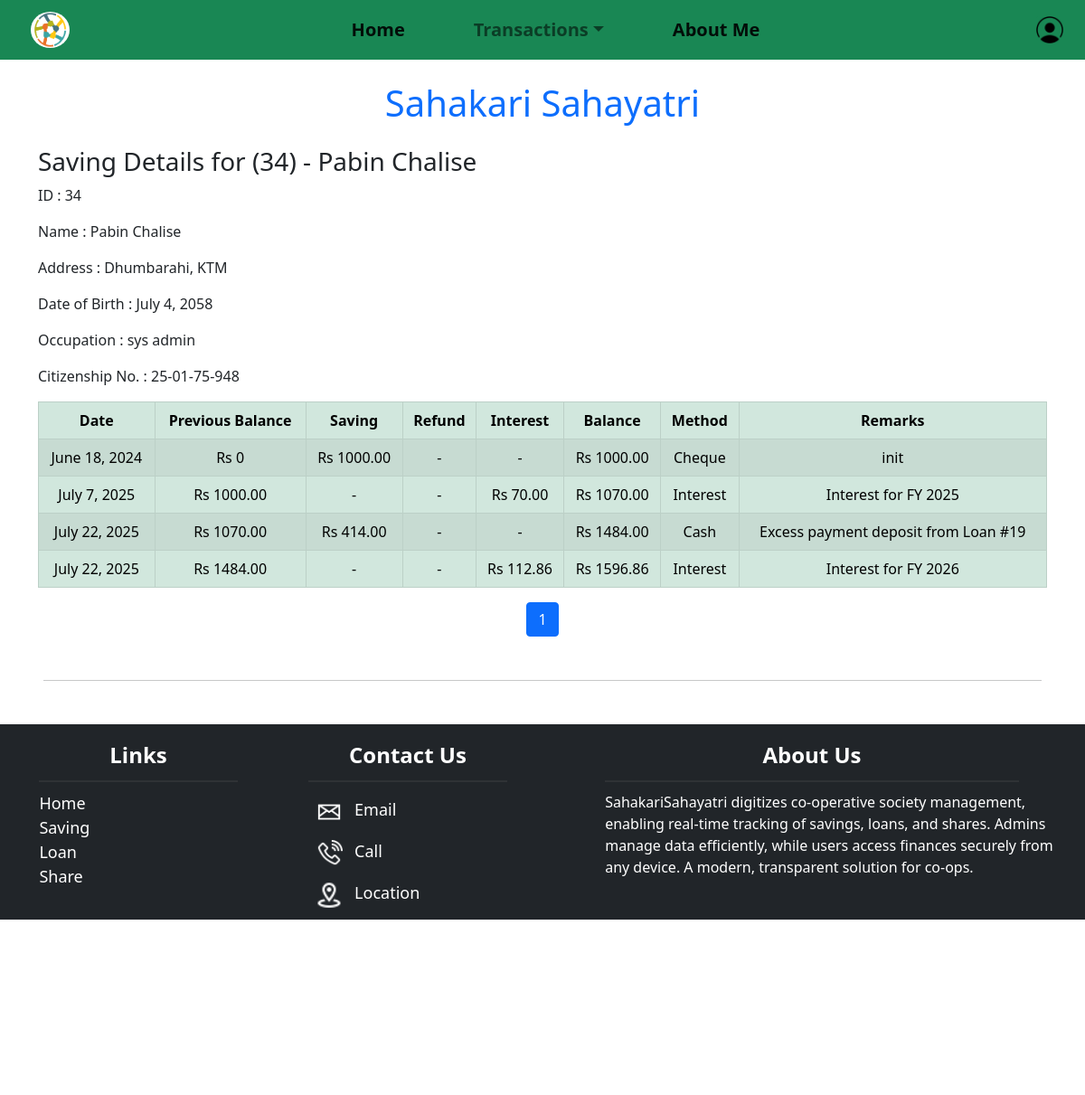
The app's page /saving/34/ (signed in), older data.
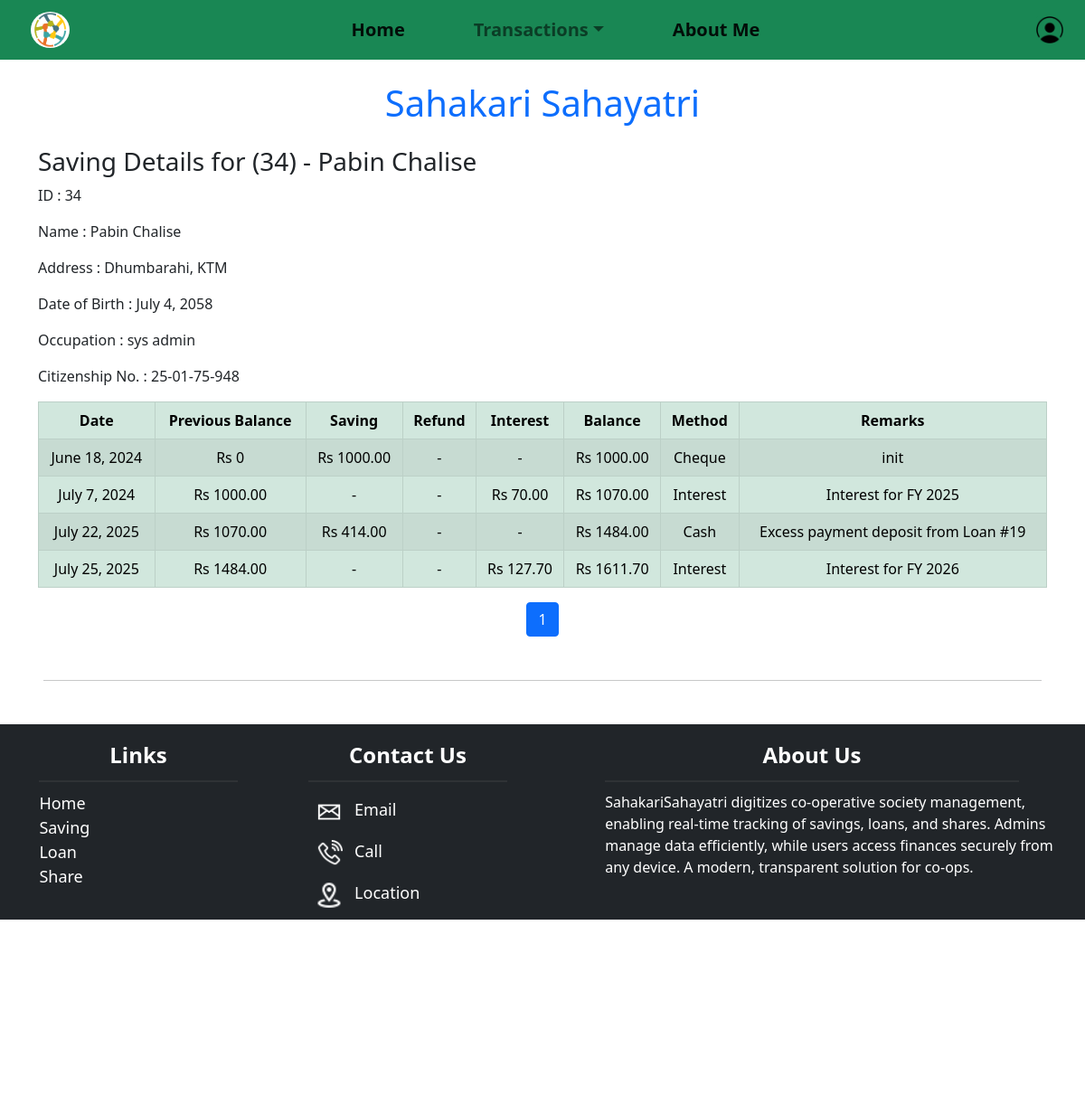
The same page, newer data.
### saving/models.py (models this page shows, shortened)
class Deposit(models.Model):
    customer = models.ForeignKey(Member, on_delete=models.CASCADE, related_name='deposits')
    amount = models.DecimalField(max_digits=12, decimal_places=2)
    date = models.DateField(default=timezone.now)
    payment_method = models.CharField(max_length=50, choices=[
        ('cash', 'Cash'),
        ('bank_transfer', 'Bank Transfer'),
        ('cheque', 'Cheque'),
    ], default='cash')
    remarks = models.TextField(blank=True, null=True)
    class Meta:
        ordering = ['date']

class YearlyInterest(models.Model):
    customer = models.ForeignKey(Member, on_delete=models.CASCADE, related_name='yearly_interests')
    year = models.IntegerField(help_text="Fiscal year starting in Shrawan")  # e.g., 2081
    previous_interest_rate = models.DecimalField(max_digits=5, decimal_places=2)
    previous_interest_amount = models.DecimalField(max_digits=12, decimal_places=2, default=0.00)
    current_interest_rate = models.DecimalField(max_digits=5, decimal_places=2)
    current_interest_amount = models.DecimalField(max_digits=12, decimal_places=2, default=0.00)
    date = models.DateField(default=timezone.now)
    remarks = models.TextField(blank=True, null=True)
    class Meta:
        unique_together = ('customer', 'year')
        ordering = ['date']

### saving/views.py (the view, shortened to what this page needs)
# urls.py: path('<int:member_id>/', saving.saving_details, name='saving_details'),
@login_required(login_url='loginpage')
def saving_details(request, member_id):
    member = get_object_or_404(Member, member_id=member_id)
    deposits = Deposit.objects.filter(customer=member).order_by('date')
    refunds = SavingRefund.objects.filter(customer=member).order_by('refund_date')
    interests = YearlyInterest.objects.filter(customer=member).order_by('year')
    transactions = []
    for deposit in deposits:
        transactions.append({
            'date': deposit.date,
            'type': 'Deposit',
            'amount': deposit.amount,
            'payment_method': deposit.payment_method,
            'remarks': deposit.remarks,
        })
    for interest in interests:
        total_interest = interest.previous_interest_amount + interest.current_interest_amount
        transactions.append({
            'date': interest.date,
            'type': 'Interest',
            'amount': total_interest,  # use total_interest from interest calculation
            'payment_method': 'Auto',
            'remarks': f"Interest for FY {interest.year}",
        })
    transactions.sort(key=lambda x: x['date'])
    METHOD_DISPLAY = {
        'cash': 'Cash',
        'bank_transfer': 'Bank Transfer',
        'cheque': 'Cheque',
        'Auto': 'Interest',
    }
    running_balance = 0
    detailed_transactions = []
    for tx in transactions:
        previous_balance = running_balance
        running_balance += tx['amount']
        detailed_transactions.append({
            'member_id': member_id,
            'date': tx['date'],
            'type': tx['type'],
            'amount': abs(tx['amount']),
            'interest_amount': tx.get('interest_amount', None),  # may be None for non-interest tx
            'previous_balance': previous_balance,
            'balance': running_balance,
            'payment_method': METHOD_DISPLAY.get(tx['payment_method'], tx['payment_method']),
            'remarks': tx['remarks'],
        })
    paginator = Paginator(detailed_transactions,25)
    page_number = request.GET.get('page')
    page_obj = paginator.get_page(page_number)
    return render(request, 'saving_details.html', {
        'member': member,
        'page_obj': page_obj,
        'transactions': detailed_transactions,
    })

### saving/templates/saving_details.html (shortened to what this page needs)
{% extends "base.html" %}
{% block content %}
<div class="container mt-4">
    <h3>Saving Details for ({{member.member_id}}) - {{ member.name }}</h3>
    <div class="car">
        <p>ID : {{ member.member_id }}</p>
        <p>Name : {{ member.name }}</p>
        <p>Address : {{ member.address }}</p>
        <p>Date of Birth : {{ member.date_of_birth }}</p>
        <p>Occupation : {{ member.occupation }}</p>
        <p>Citizenship No. : {{ member.citizenship_number }}</p>
    </div>
    <div class="table-responsive mt-3">
        <table class="table table-bordered text-center table-striped table-hover table-success">
            <thead>
                <tr>
                    <th>Date</th>
                    <th>Previous Balance</th>
                    <th>Saving</th>
                    <th>Refund</th>
                    <th>Interest</th>
                    <th>Balance</th>
                    <th>Method</th>
                    <th>Remarks</th>
                </tr>
            </thead>
            <tbody>
                {% for tx in page_obj %}
                        <tr>
                            <td>{{ tx.date }}</td>
                            <td>Rs {{ tx.previous_balance }}</td>
                            <td>
                                {% if tx.type == "Deposit" %}
                                    Rs {{ tx.amount }}
                                {% else %}
                                    -
                                {% endif %}
                            </td>
                            <td>
                                {% if tx.type == "Refund" %}
                                    Rs {{ tx.amount }}
                                {% else %}
                                    -
                                {% endif %}
                            </td>
                            <td>
                                {% if tx.type == "Interest" %}
                                    Rs {{ tx.amount }}
                                {% else %}
                                    -
                                {% endif %}
                            </td>
                            <td>Rs {{ tx.balance }}</td>
                            <td>{{ tx.payment_method }}</td>
                            <td>{{tx.remarks}}</td>
                        </tr>
                {% endfor %}
            </tbody>
        </table>
    </div>
    <nav aria-label="Page navigation">
        <ul class="pagination justify-content-center">
            <li class="page-item active">
                <span class="page-link">{{ page_obj.number }}</span>
            </li>
        </ul>
    </nav>
</div>
{% endblock %}

Row changes from the older to the newer data that the page shows:
removed YearlyInterest: date "July 22, 2025", previous_balance "1484.00", amount "112.86", balance "1596.86", payment_method "Interest", remarks "Interest for FY 2026"
changed YearlyInterest: date "July 7, 2025" → "July 7, 2024"
added YearlyInterest: date "July 25, 2025", previous_balance "1484.00", amount "127.70", balance "1611.70", payment_method "Interest", remarks "Interest for FY 2026"
